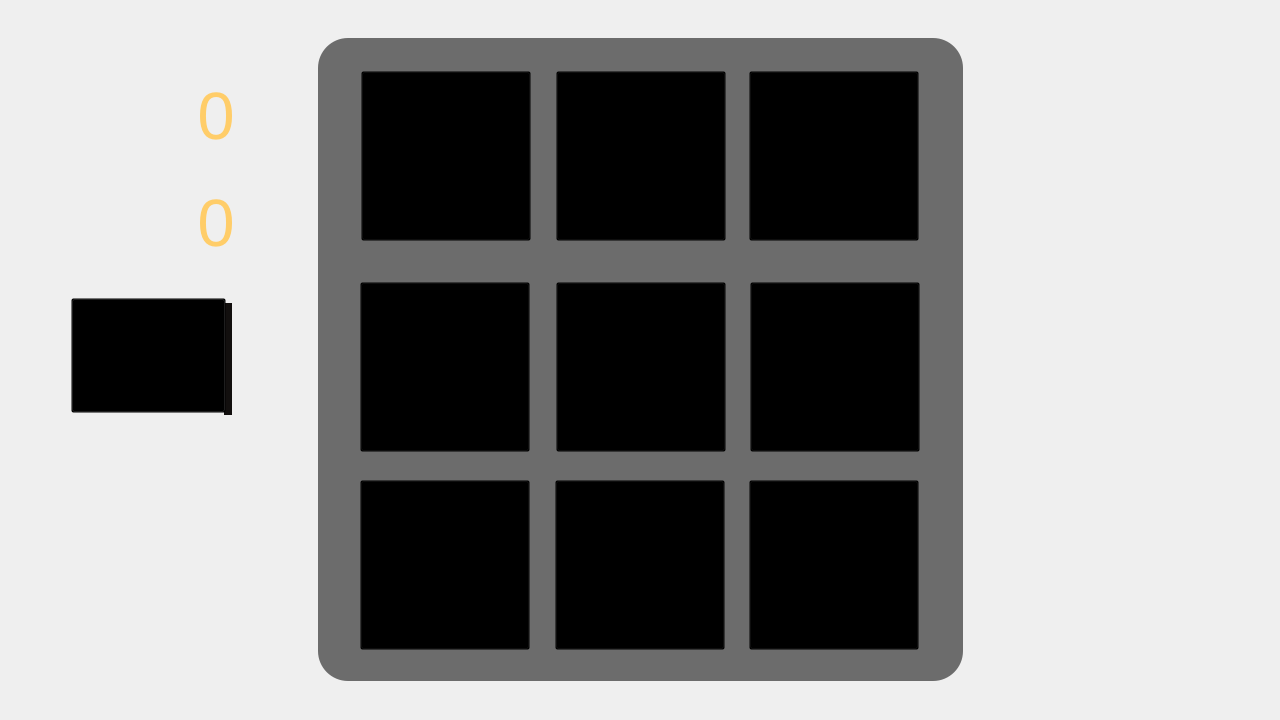
<?xml version="1.0" encoding="UTF-8"?>
<ui version="4.0">
 <class>Form</class>
 <widget class="QWidget" name="Form">
  <property name="geometry">
   <rect>
    <x>0</x>
    <y>0</y>
    <width>1280</width>
    <height>720</height>
   </rect>
  </property>
  <property name="minimumSize">
   <size>
    <width>1280</width>
    <height>720</height>
   </size>
  </property>
  <property name="maximumSize">
   <size>
    <width>1280</width>
    <height>720</height>
   </size>
  </property>
  <property name="windowTitle">
   <string>Form</string>
  </property>
  <widget class="QLabel" name="lblBackground">
   <property name="geometry">
    <rect>
     <x>0</x>
     <y>0</y>
     <width>1280</width>
     <height>720</height>
    </rect>
   </property>
   <property name="minimumSize">
    <size>
     <width>1280</width>
     <height>720</height>
    </size>
   </property>
   <property name="maximumSize">
    <size>
     <width>1280</width>
     <height>720</height>
    </size>
   </property>
   <property name="text">
    <string/>
   </property>
   <property name="pixmap">
    <pixmap>../img/VELHA.png</pixmap>
   </property>
  </widget>
  <widget class="QLabel" name="lblSun">
   <property name="geometry">
    <rect>
     <x>176</x>
     <y>66</y>
     <width>80</width>
     <height>100</height>
    </rect>
   </property>
   <property name="font">
    <font>
     <pointsize>50</pointsize>
     <weight>50</weight>
     <bold>false</bold>
    </font>
   </property>
   <property name="styleSheet">
    <string notr="true">color:rgb(255,205,105)</string>
   </property>
   <property name="text">
    <string>0</string>
   </property>
   <property name="alignment">
    <set>Qt::AlignCenter</set>
   </property>
  </widget>
  <widget class="QPushButton" name="btn_2">
   <property name="geometry">
    <rect>
     <x>555</x>
     <y>480</y>
     <width>170</width>
     <height>170</height>
    </rect>
   </property>
   <property name="styleSheet">
    <string notr="true">background-color:rgb(0,0,0,0%)</string>
   </property>
   <property name="text">
    <string/>
   </property>
  </widget>
  <widget class="QPushButton" name="btn_4">
   <property name="geometry">
    <rect>
     <x>360</x>
     <y>282</y>
     <width>170</width>
     <height>170</height>
    </rect>
   </property>
   <property name="styleSheet">
    <string notr="true">background-color:rgb(0,0,0,0%)</string>
   </property>
   <property name="text">
    <string/>
   </property>
  </widget>
  <widget class="QPushButton" name="btn_5">
   <property name="geometry">
    <rect>
     <x>556</x>
     <y>282</y>
     <width>170</width>
     <height>170</height>
    </rect>
   </property>
   <property name="styleSheet">
    <string notr="true">background-color:rgb(0,0,0,0%)</string>
   </property>
   <property name="text">
    <string/>
   </property>
  </widget>
  <widget class="QPushButton" name="btn_6">
   <property name="geometry">
    <rect>
     <x>750</x>
     <y>282</y>
     <width>170</width>
     <height>170</height>
    </rect>
   </property>
   <property name="styleSheet">
    <string notr="true">background-color:rgb(0,0,0,0%)</string>
   </property>
   <property name="text">
    <string/>
   </property>
  </widget>
  <widget class="QPushButton" name="btn_8">
   <property name="geometry">
    <rect>
     <x>556</x>
     <y>71</y>
     <width>170</width>
     <height>170</height>
    </rect>
   </property>
   <property name="styleSheet">
    <string notr="true">background-color:rgb(0,0,0,0%)</string>
   </property>
   <property name="text">
    <string/>
   </property>
  </widget>
  <widget class="QPushButton" name="btn_7">
   <property name="geometry">
    <rect>
     <x>361</x>
     <y>71</y>
     <width>170</width>
     <height>170</height>
    </rect>
   </property>
   <property name="styleSheet">
    <string notr="true">background-color:rgb(0,0,0,0%)</string>
   </property>
   <property name="text">
    <string/>
   </property>
  </widget>
  <widget class="QLabel" name="lblMoon">
   <property name="geometry">
    <rect>
     <x>176</x>
     <y>173</y>
     <width>80</width>
     <height>100</height>
    </rect>
   </property>
   <property name="font">
    <font>
     <pointsize>50</pointsize>
     <weight>50</weight>
     <bold>false</bold>
    </font>
   </property>
   <property name="styleSheet">
    <string notr="true">color:rgb(255,205,105)</string>
   </property>
   <property name="text">
    <string>0</string>
   </property>
   <property name="alignment">
    <set>Qt::AlignCenter</set>
   </property>
  </widget>
  <widget class="QPushButton" name="btn_3">
   <property name="geometry">
    <rect>
     <x>749</x>
     <y>480</y>
     <width>170</width>
     <height>170</height>
    </rect>
   </property>
   <property name="styleSheet">
    <string notr="true">background-color:rgb(0,0,0,0%)</string>
   </property>
   <property name="text">
    <string/>
   </property>
  </widget>
  <widget class="QPushButton" name="btn_1">
   <property name="geometry">
    <rect>
     <x>360</x>
     <y>480</y>
     <width>170</width>
     <height>170</height>
    </rect>
   </property>
   <property name="styleSheet">
    <string notr="true">background-color:rgb(0,0,0,0%)</string>
   </property>
   <property name="text">
    <string/>
   </property>
  </widget>
  <widget class="QLabel" name="label">
   <property name="geometry">
    <rect>
     <x>224</x>
     <y>303</y>
     <width>8</width>
     <height>112</height>
    </rect>
   </property>
   <property name="styleSheet">
    <string notr="true">background-color:rgb(18,15,14)</string>
   </property>
   <property name="text">
    <string/>
   </property>
  </widget>
  <widget class="QPushButton" name="btnReset">
   <property name="geometry">
    <rect>
     <x>71</x>
     <y>298</y>
     <width>155</width>
     <height>115</height>
    </rect>
   </property>
   <property name="styleSheet">
    <string notr="true">background-color:rgb(0,0,0,0%)</string>
   </property>
   <property name="text">
    <string/>
   </property>
  </widget>
  <widget class="QPushButton" name="btn_9">
   <property name="geometry">
    <rect>
     <x>749</x>
     <y>71</y>
     <width>170</width>
     <height>170</height>
    </rect>
   </property>
   <property name="styleSheet">
    <string notr="true">background-color:rgb(0,0,0,0%)</string>
   </property>
   <property name="text">
    <string/>
   </property>
  </widget>
  <widget class="QLabel" name="lblFinish">
   <property name="enabled">
    <bool>true</bool>
   </property>
   <property name="geometry">
    <rect>
     <x>318</x>
     <y>38</y>
     <width>645</width>
     <height>643</height>
    </rect>
   </property>
   <property name="styleSheet">
    <string notr="true">background-color: rgb(0,0,0, 55%);
border-radius: 30px</string>
   </property>
   <property name="text">
    <string/>
   </property>
  </widget>
 </widget>
 <resources/>
 <connections/>
</ui>
